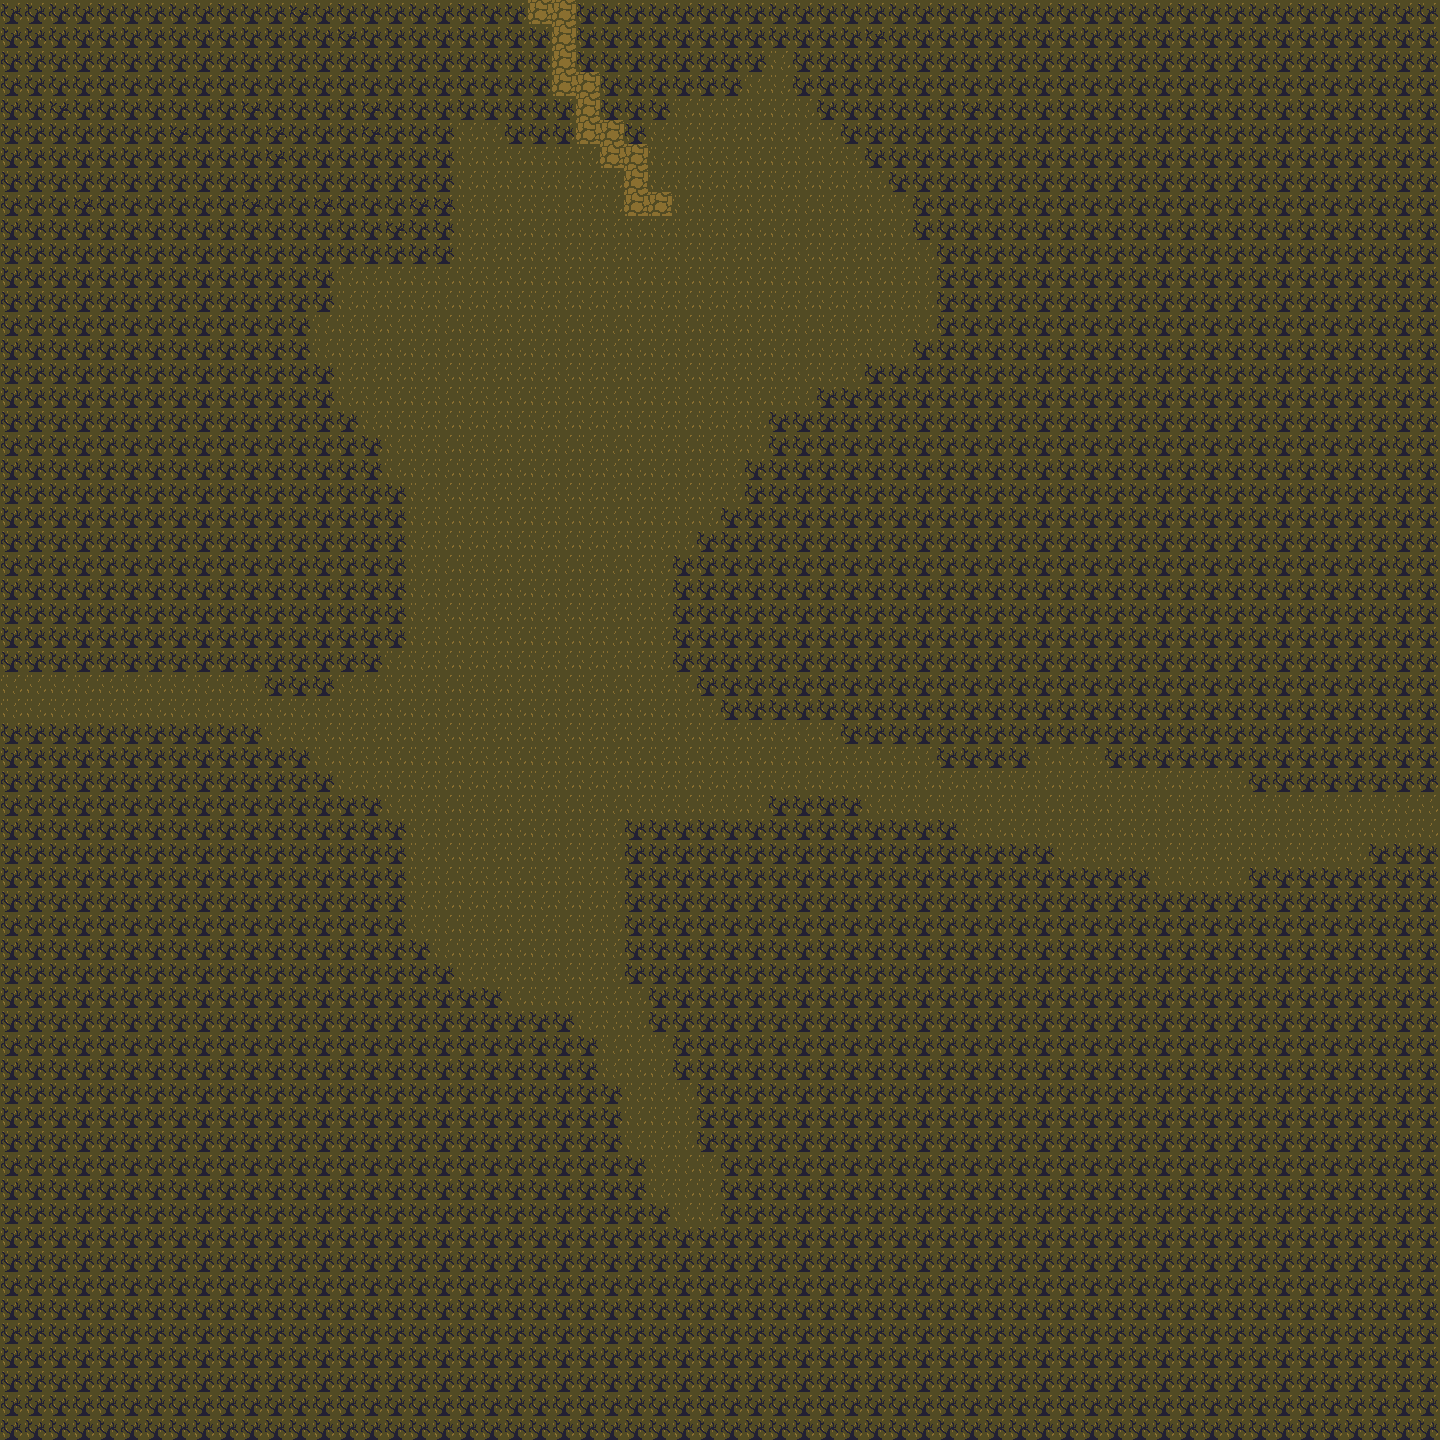

Rendered tile map (Tiled .tmx) drawn with the repository's tilesets; below, a short description and the map source with its tile grids summarised:
An orthogonal 60x60 tile map with 24x24 px tiles, 3 tile layers (Ground, Trees, Path).

<map version="1.0" tiledversion="1.1.4" orientation="orthogonal" renderorder="right-down" width="60" height="60" tilewidth="24" tileheight="24" infinite="0" nextobjectid="1">
 <tileset firstgid="1" source="tiles.tsx" />
 <layer name="Ground" width="60" height="60">
  <data>[3600 cells, 3600 non-empty, 1 distinct tile ids]</data>
 </layer>
 <layer name="Trees" width="60" height="60">
  <data>[3600 cells, 2877 non-empty, 2 distinct tile ids]</data>
 </layer>
 <layer name="Path" width="60" height="60">
  <data>[3600 cells, 14 non-empty, 1 distinct tile ids]</data>
 </layer>
</map>
